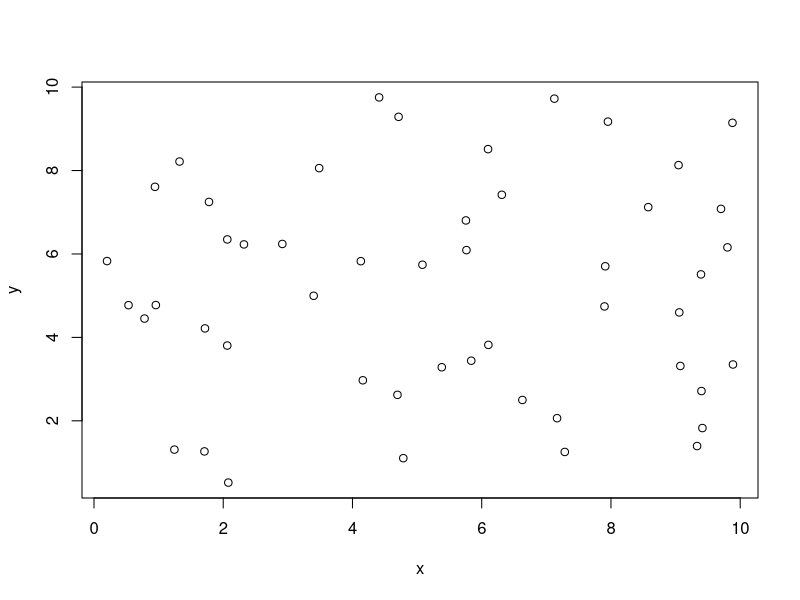

Generate this figure with R: (Note: this script raises an error after producing the figure.)
rm(list = ls())

data <- matrix(runif(100, 0, 10), ncol = 2)
colnames(data) <- c('x', 'y')
plot(data)
centroidNumber <- 4

mykmeans(data, centroidNumber)
